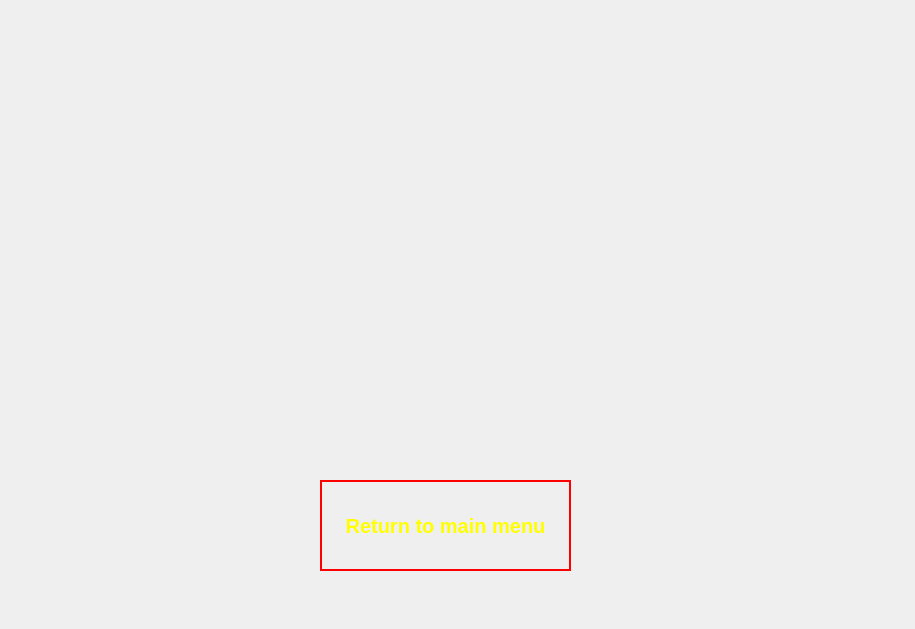
<?xml version="1.0" encoding="UTF-8"?>
<ui version="4.0">
 <class>gameover</class>
 <widget class="QDialog" name="gameover">
  <property name="geometry">
   <rect>
    <x>0</x>
    <y>0</y>
    <width>915</width>
    <height>629</height>
   </rect>
  </property>
  <property name="windowTitle">
   <string>Dialog</string>
  </property>
  <property name="styleSheet">
   <string notr="true">background-image: url(:/img/Game-over.png);</string>
  </property>
  <widget class="QPushButton" name="pushButton">
   <property name="geometry">
    <rect>
     <x>320</x>
     <y>480</y>
     <width>251</width>
     <height>91</height>
    </rect>
   </property>
   <property name="styleSheet">
    <string notr="true">color:yellow;
font-size: 20px;
font: bold;
border-width: 2px;
border-style: solid;
border-color: red;</string>
   </property>
   <property name="text">
    <string>Return to main menu</string>
   </property>
  </widget>
 </widget>
 <resources/>
 <connections/>
</ui>
